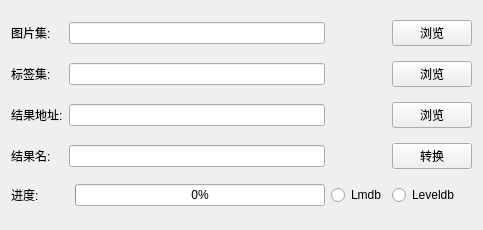
<?xml version="1.0" encoding="UTF-8"?>
<ui version="4.0">
 <class>ConvertMnist</class>
 <widget class="QWidget" name="ConvertMnist">
  <property name="geometry">
   <rect>
    <x>0</x>
    <y>0</y>
    <width>483</width>
    <height>230</height>
   </rect>
  </property>
  <property name="windowTitle">
   <string>数据格式转换-Mnist</string>
  </property>
  <layout class="QGridLayout" name="gridLayout">
   <item row="3" column="0">
    <widget class="QLabel" name="label_4">
     <property name="text">
      <string>结果名:</string>
     </property>
    </widget>
   </item>
   <item row="0" column="0">
    <widget class="QLabel" name="label">
     <property name="text">
      <string>图片集:</string>
     </property>
    </widget>
   </item>
   <item row="1" column="0">
    <widget class="QLabel" name="label_2">
     <property name="text">
      <string>标签集:</string>
     </property>
    </widget>
   </item>
   <item row="2" column="0">
    <widget class="QLabel" name="label_3">
     <property name="text">
      <string>结果地址:</string>
     </property>
    </widget>
   </item>
   <item row="3" column="1" colspan="2">
    <widget class="QLineEdit" name="lineEdit_ResultName"/>
   </item>
   <item row="2" column="1" colspan="2">
    <widget class="QLineEdit" name="lineEdit_MnistResult"/>
   </item>
   <item row="1" column="1" colspan="2">
    <widget class="QLineEdit" name="lineEdit_MnistlabelSet"/>
   </item>
   <item row="5" column="2">
    <widget class="QProgressBar" name="progressBar">
     <property name="value">
      <number>0</number>
     </property>
     <property name="invertedAppearance">
      <bool>false</bool>
     </property>
    </widget>
   </item>
   <item row="5" column="4">
    <widget class="QRadioButton" name="radioButton_Lmdb">
     <property name="text">
      <string>Lmdb</string>
     </property>
    </widget>
   </item>
   <item row="5" column="5">
    <widget class="QRadioButton" name="radioButton_LevelDb">
     <property name="text">
      <string>Leveldb</string>
     </property>
    </widget>
   </item>
   <item row="3" column="5">
    <widget class="QPushButton" name="pushButton_Convert">
     <property name="text">
      <string>转换</string>
     </property>
    </widget>
   </item>
   <item row="2" column="5">
    <widget class="QPushButton" name="pushButton_Browser3">
     <property name="text">
      <string>浏览</string>
     </property>
    </widget>
   </item>
   <item row="1" column="5">
    <widget class="QPushButton" name="pushButton_Browser2">
     <property name="text">
      <string>浏览</string>
     </property>
    </widget>
   </item>
   <item row="0" column="5">
    <widget class="QPushButton" name="pushButton_Browser1">
     <property name="text">
      <string>浏览</string>
     </property>
    </widget>
   </item>
   <item row="0" column="1" colspan="2">
    <widget class="QLineEdit" name="lineEdit_MnistImageSet"/>
   </item>
   <item row="5" column="0">
    <widget class="QLabel" name="label_5">
     <property name="text">
      <string>进度:</string>
     </property>
    </widget>
   </item>
  </layout>
 </widget>
 <layoutdefault spacing="6" margin="11"/>
 <resources/>
 <connections>
  <connection>
   <sender>pushButton_Browser1</sender>
   <signal>clicked()</signal>
   <receiver>ConvertMnist</receiver>
   <slot>Browser1()</slot>
   <hints>
    <hint type="sourcelabel">
     <x>439</x>
     <y>41</y>
    </hint>
    <hint type="destinationlabel">
     <x>380</x>
     <y>7</y>
    </hint>
   </hints>
  </connection>
  <connection>
   <sender>pushButton_Browser2</sender>
   <signal>clicked()</signal>
   <receiver>ConvertMnist</receiver>
   <slot>Browser2()</slot>
   <hints>
    <hint type="sourcelabel">
     <x>409</x>
     <y>85</y>
    </hint>
    <hint type="destinationlabel">
     <x>378</x>
     <y>62</y>
    </hint>
   </hints>
  </connection>
  <connection>
   <sender>pushButton_Browser3</sender>
   <signal>clicked()</signal>
   <receiver>ConvertMnist</receiver>
   <slot>Browser3()</slot>
   <hints>
    <hint type="sourcelabel">
     <x>429</x>
     <y>135</y>
    </hint>
    <hint type="destinationlabel">
     <x>374</x>
     <y>114</y>
    </hint>
   </hints>
  </connection>
  <connection>
   <sender>pushButton_Convert</sender>
   <signal>clicked()</signal>
   <receiver>ConvertMnist</receiver>
   <slot>DoConvert_Mnist_Data()</slot>
   <hints>
    <hint type="sourcelabel">
     <x>452</x>
     <y>185</y>
    </hint>
    <hint type="destinationlabel">
     <x>374</x>
     <y>164</y>
    </hint>
   </hints>
  </connection>
 </connections>
 <slots>
  <slot>Browser1()</slot>
  <slot>Browser2()</slot>
  <slot>Browser3()</slot>
  <slot>DoConvert_Mnist_Data()</slot>
 </slots>
</ui>
